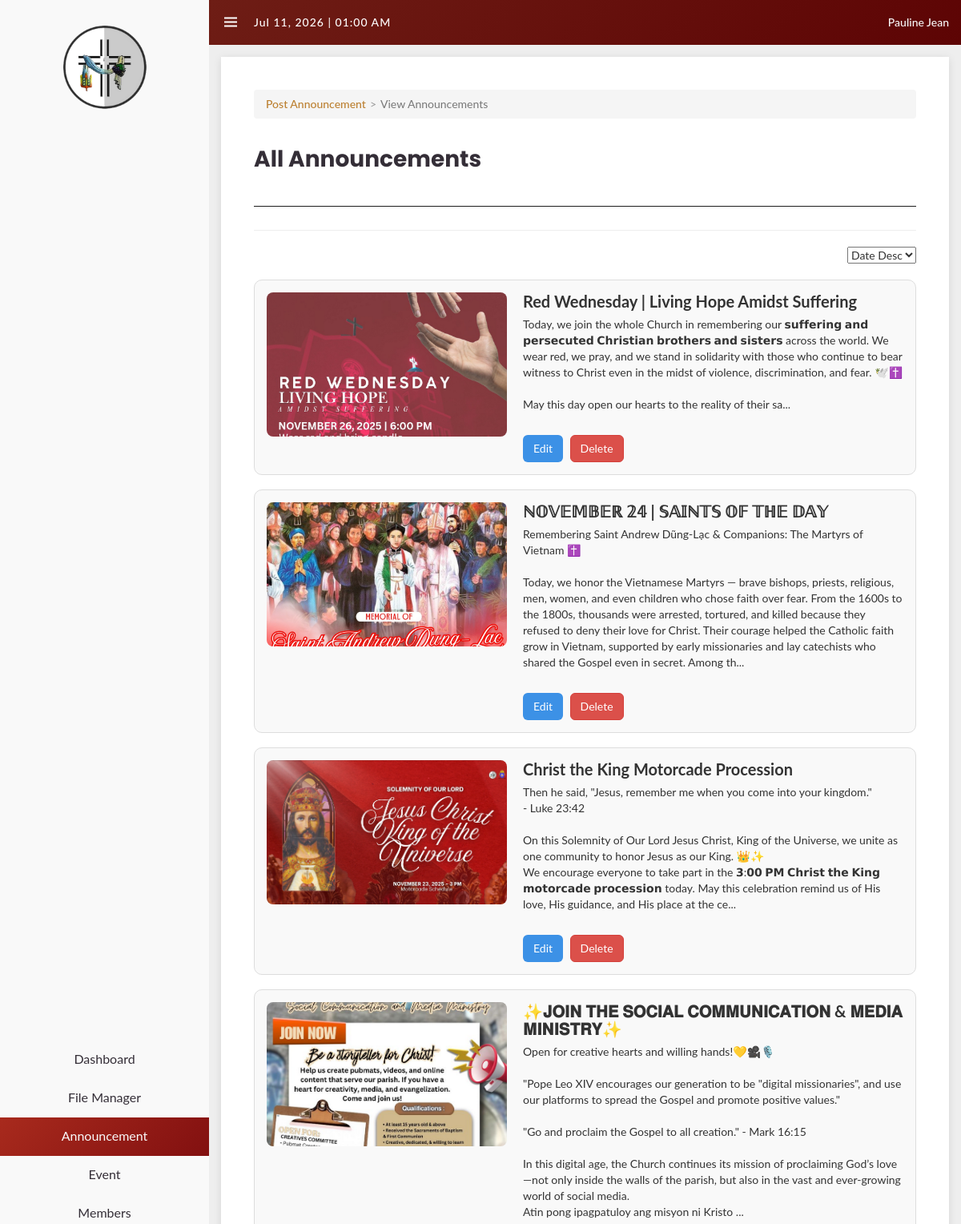
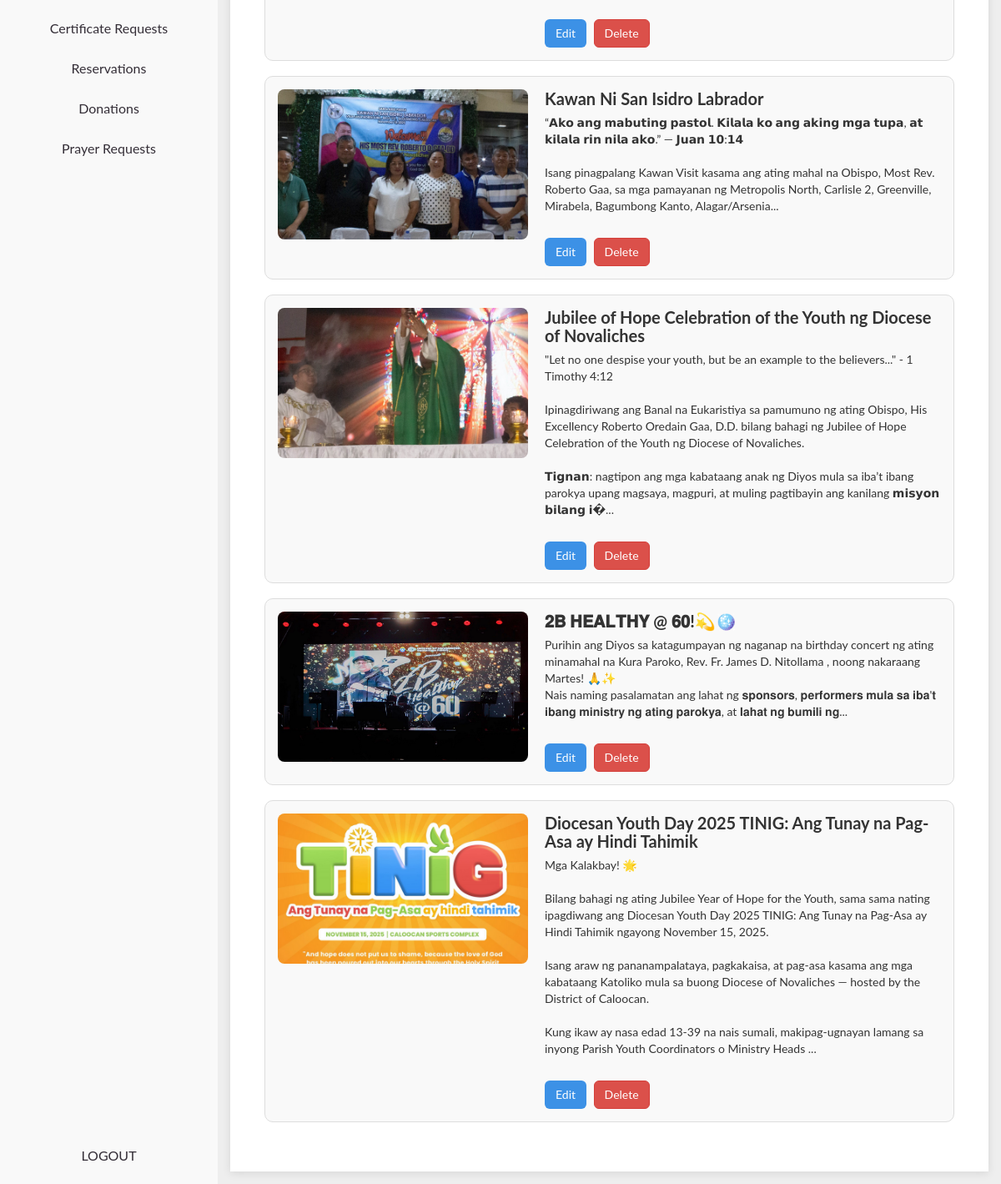
The page /private/stk/all_announcements.php (signed in) on the database its author committed (2 pictures, top to bottom).
### tables this page shows
CREATE TABLE `announcements` (
  `ann_id` int(11) NOT NULL,
  `title` varchar(100) NOT NULL,
  `image_path` varchar(300) DEFAULT NULL,
  `content` text NOT NULL,
  `date_posted` timestamp NOT NULL DEFAULT current_timestamp(),
  `posted_by` int(11) DEFAULT NULL
);

### private/stk/all_announcements.php (the view, shortened to what this page needs)
<?php
require_once 'dbconfig.php';
$admin_name = !empty($_SESSION['givenname']) ? $_SESSION['givenname'] : $_SESSION['username'];
$orderBy = 'date_posted DESC';
$stmt = $dbh->prepare("SELECT * FROM announcements ORDER BY $orderBy");
$stmt->execute();
$announcements = $stmt->fetchAll(PDO::FETCH_ASSOC);
?>
<!DOCTYPE html>
<html lang="en">
<head>
<link href="https://maxcdn.bootstrapcdn.com/bootstrap/3.3.0/css/bootstrap.min.css" rel="stylesheet" />
<link href='https://unpkg.com/boxicons@2.0.9/css/boxicons.min.css' rel='stylesheet'>
<link href='../../stylesheets/private/navbar.css' rel='stylesheet'>
<link rel="stylesheet" href="../../stylesheets/private/all_ann.css" />
</head>
<body>
<section id="sidebar" <?php if ($hideSidebar) echo 'class="hide"'; ?>>
    <a href="#" class="label">
        <img src="../santa krus logo.png" alt="Logo" class="logo" />
    </a>
    <ul class="side-menu top">
            <li><a href="../dashboard.php"><span class="text">Dashboard</span></a></li>
            <li><a href="filemanager.php"><span class="text">File Manager</span></a></li>
            <li class="active"><a href="announcement.php"><span class="text">Announcement</span></a></li>
            <li><a href="../event.php"><span class="text">Event</span></a></li>
            <li><a href="members.php"><span class="text">Members</span></a></li>
            <li><a href="../sacraments/certificate_req/certificate_request.php"><span class="text">Certificate Requests</span></a></li>
            <li><a href="../sacraments/sacrament_dashboard.php"><span class="text">Reservations</span></a></li>
            <li><a href="../donations.php" data-section="dashboard"><span class="text">Donations</span></a></li>
            <li><a href="../prayer_admin.php"><span class="text">Prayer Requests</span></a></li>
        </ul>
        <ul class="side-menu">
            <li><a href="../logout.php" class="logout"><span class="text">LOGOUT</span></a></li>
        </ul>
</section>
<section id="content">
<nav>
<i class='bx bx-menu'></i>
<div id="datetime"></div>
<ul>
    <li class="li-dropdown">
      <a href="#"><span class="greeting"><?php echo htmlspecialchars($admin_name); ?></span></a>
  </li>
</ul>
</nav>
<div class="main-content">
  <div class="breadcrumb">
      <a href="announcement.php">Post Announcement</a><span>View Announcements</span>
  </div>
  <div class="page-header">
  <h1>All Announcements</h1>
  <hr class="divider">
  </div>
  <form method="GET" class="filter">
    <select name="filter" onchange="this.form.submit()">
      <option value="date_desc" <?= (isset($_GET['filter']) && $_GET['filter']=='date_desc')?'selected':'' ?>>Date Desc</option>
    </select>
  </form>
  <?php foreach($announcements as $ann): ?>
  <div class="announcement-card">
    <?php if($ann['image_path']): ?>
      <img src="<?= $ann['image_path'] ?>" alt="">
    <?php else: ?>
      <div style="width:300px; height:180px; background:#ccc; display:flex; align-items:center; justify-content:center; border-radius:8px;">No Image</div>
    <?php endif; ?>
    <div class="ann-text">
      <h4><?= htmlspecialchars($ann['title']) ?></h4>
      <p><?= nl2br(htmlspecialchars(substr($ann['content'],0,500))) ?>...</p>
      <a href="edit_announcement.php?id=<?= $ann['ann_id'] ?>" class="btn">Edit</a>
      <a href="?delete_id=<?= $ann['ann_id'] ?>" class="btn btn-danger" onclick="return confirm('Delete this announcement?')">Delete</a>
    </div>
  </div>
  <?php endforeach; ?>
</div>
</section>
</body>
</html>

### stylesheets/private/navbar.css (style rules this page uses)
* { margin: 0; padding: 0; box-sizing: border-box; }
.divider { border-top: 1px solid #1d1d1d; width: 100%; }
a { text-decoration: none; }
li { list-style: none; }
:root { --poppins: 'Poppins', sans-serif; --lato: 'Lato', sans-serif; --light: #F9F9F9; --blue: #3C91E6; --light-blue: #4c8ec8; --grey: #eee; --dark-grey: #AAAAAA; --dark: #342E37; --red: #DB504A; --green: #418033; --success: #16a34a; --warning: #f59e0b; --danger: #dc2626; }
html, body { height: 100%; overflow-x: hidden; }
body { background: var(--grey); font-family: var(--lato); }
#sidebar { position: fixed; top: 0; left: 0; width: 261px; height: 100%; background: var(--light); z-index: 2000; transition: .3s ease; display: flex; flex-direction: column; justify-content: space-between; padding: 0; }
#sidebar .label { height: 150px; display: flex; align-items: center; justify-content: center; padding-top: 20px; }
#sidebar .label .logo { width: 100%; height: 100%; object-fit: contain; }
#sidebar .side-menu { width: 100%; }
#sidebar .side-menu li { height: 48px; }
#sidebar .side-menu li a { display: flex; align-items: center; justify-content: center; height: 100%; font-size: 16px; color: var(--dark); text-decoration: none; }
#sidebar .side-menu li.active { background: var(--grey); }
#content { position: relative; width: calc(100% - 261px); left: 261px; transition: .3s ease; min-width: 0; }
#content nav { height: 56px; background: linear-gradient(135deg, #6e1d15, #5d0404); padding: 0 15px; display: flex; align-items: center; justify-content: space-between; grid-gap: 16px; position: sticky; top: 0; z-index: 1000; }
#content nav .bx { font-size: 24px; color: white; cursor: pointer; }
#content nav #datetime { color: white; font-size: 14px; font-weight: 500; letter-spacing: 1px; margin-left: 1px; flex-grow: 1; }
.greeting { color: var(--light); font-weight: 500; }
.li-dropdown { position: relative; margin-top: 10px; }
#sidebar .side-menu li.active a, #sidebar .side-menu li.active a:hover { background: linear-gradient(135deg, #a82a1d, #821010); color: var(--light); }
.main-content { background: white; padding: 41px; box-shadow: 0 2px 10px rgba(0, 0, 0, 0.1); margin: 15px; }
.main-content h1 { font-family: var(--poppins); font-size: 28px; font-weight: 700; color: var(--dark); margin-bottom: 16px; }
.page-header { display: flex; justify-content: space-between; align-items: center; flex-wrap: wrap; gap: 16px; margin-top: -4px; }
.page-header h1 { font-size: 28px; font-weight: 700; margin-bottom: 6px }
.breadcrumb a { color: #bc8031; text-decoration: none; font-weight: 500; transition: color 0.3s; }
.breadcrumb span { color: #777; }
.breadcrumb span::before { content: ">"; margin: 0 5px; color: #999; }

### stylesheets/private/all_ann.css (style rules this page uses)
.announcement-card { width: 100%; background: var(--light); padding: 15px; border-radius: 10px; display: flex; align-items: flex-start; gap: 20px; border: 1px solid #ddd; margin-bottom: 18px; }
.announcement-card img { width: 300px; height: 180px; object-fit: cover; border-radius: 8px; }
.ann-text { flex: 1; }
.ann-text h4 { margin: 0; font-size: 20px; font-weight: bold; }
.ann-text p { margin: 8px 0; }
.btn { display: inline-block; padding: 6px 12px; border-radius: 6px; text-decoration: none; color: white; background: var(--blue); margin-right: 5px; margin-top: 20px; }
.btn-danger { background: var(--red); }
.filter { margin-bottom: 20px; display: flex; justify-content: flex-end; gap: 10px; }

### rows shown on the page
announcements: image_path (picture), title "Red Wednesday | Living Hope Amidst Suffering", content "Today, we join the whole Church in remembering our 𝘀𝘂𝗳𝗳𝗲𝗿𝗶𝗻𝗴 𝗮𝗻𝗱 𝗽𝗲𝗿𝘀𝗲𝗰𝘂𝘁𝗲𝗱 𝗖𝗵𝗿𝗶𝘀𝘁𝗶𝗮𝗻 𝗯𝗿𝗼𝘁𝗵𝗲𝗿𝘀 𝗮𝗻𝗱 𝘀𝗶𝘀𝘁𝗲𝗿𝘀 across the world. We wear red, we pray, and we stand in solidarity with those who continue to bear witness to Christ even in the midst of violence, discrimination, and fear. 🕊️✝️ May this day open our hearts to the reality of their sa"
announcements: image_path (picture), title "ℕ𝕆𝕍𝔼𝕄𝔹𝔼ℝ 𝟚𝟜 | 𝕊𝔸𝕀ℕ𝕋𝕊 𝕆𝔽 𝕋ℍ𝔼 𝔻𝔸𝕐", content "Remembering Saint Andrew Dũng-Lạc & Companions: The Martyrs of Vietnam ✝️ Today, we honor the Vietnamese Martyrs — brave bishops, priests, religious, men, women, and even children who chose faith over fear. From the 1600s to the 1800s, thousands were arrested, tortured, and killed because they refused to deny their love for Christ. Their courage helped the Catholic faith grow in Vietnam, supported by early missionaries and lay catechists who shared the Gospel even in secret. Among th"
announcements: image_path (picture), title "Christ the King Motorcade Procession", content "Then he said, \"Jesus, remember me when you come into your kingdom.\" - Luke 23:42 On this Solemnity of Our Lord Jesus Christ, King of the Universe, we unite as one community to honor Jesus as our King. 👑✨ We encourage everyone to take part in the 𝟯:𝟬𝟬 𝗣𝗠 𝗖𝗵𝗿𝗶𝘀𝘁 𝘁𝗵𝗲 𝗞𝗶𝗻𝗴 𝗺𝗼𝘁𝗼𝗿𝗰𝗮𝗱𝗲 𝗽𝗿𝗼𝗰𝗲𝘀𝘀𝗶𝗼𝗻 today. May this celebration remind us of His love, His guidance, and His place at the ce"
announcements: image_path (picture), title "✨𝐉𝐎𝐈𝐍 𝐓𝐇𝐄 𝐒𝐎𝐂𝐈𝐀𝐋 𝐂𝐎𝐌𝐌𝐔𝐍𝐈𝐂𝐀𝐓𝐈𝐎𝐍 & 𝐌𝐄𝐃𝐈𝐀 𝐌𝐈𝐍𝐈𝐒𝐓𝐑𝐘✨", content "Open for creative hearts and willing hands!💛🎥🎙️ \"Pope Leo XIV encourages our generation to be \"digital missionaries\", and use our platforms to spread the Gospel and promote positive values.\" \"Go and proclaim the Gospel to all creation.\" - Mark 16:15 In this digital age, the Church continues its mission of proclaiming God’s love—not only inside the walls of the parish, but also in the vast and ever-growing world of social media. Atin pong ipagpatuloy ang misyon ni Kristo"
announcements: image_path (picture), title "Kawan Ni San Isidro Labrador", content "“𝗔𝗸𝗼 𝗮𝗻𝗴 𝗺𝗮𝗯𝘂𝘁𝗶𝗻𝗴 𝗽𝗮𝘀𝘁𝗼𝗹. 𝗞𝗶𝗹𝗮𝗹𝗮 𝗸𝗼 𝗮𝗻𝗴 𝗮𝗸𝗶𝗻𝗴 𝗺𝗴𝗮 𝘁𝘂𝗽𝗮, 𝗮𝘁 𝗸𝗶𝗹𝗮𝗹𝗮 𝗿𝗶𝗻 𝗻𝗶𝗹𝗮 𝗮𝗸𝗼.” — 𝗝𝘂𝗮𝗻 𝟭𝟬:𝟭𝟰 Isang pinagpalang Kawan Visit kasama ang ating mahal na Obispo, Most Rev. Roberto Gaa, sa mga pamayanan ng Metropolis North, Carlisle 2, Greenville, Mirabela, Bagumbong Kanto, Alagar/Arsenia"
announcements: image_path (picture), title "Jubilee of Hope Celebration of the Youth ng Diocese of Novaliches", content "\"Let no one despise your youth, but be an example to the believers...\" - 1 Timothy 4:12 Ipinagdiriwang ang Banal na Eukaristiya sa pamumuno ng ating Obispo, His Excellency Roberto Oredain Gaa, D.D. bilang bahagi ng Jubilee of Hope Celebration of the Youth ng Diocese of Novaliches. 𝗧𝗶𝗴𝗻𝗮𝗻: nagtipon ang mga kabataang anak ng Diyos mula sa iba’t ibang parokya upang magsaya, magpuri, at muling pagtibayin ang kanilang 𝗺𝗶𝘀𝘆𝗼𝗻 𝗯𝗶𝗹𝗮𝗻𝗴 𝗶�"
announcements: image_path (picture), title "𝟐𝐁 𝐇𝐄𝐀𝐋𝐓𝐇𝐘 @ 𝟔𝟎!💫🪩", content "Purihin ang Diyos sa katagumpayan ng naganap na birthday concert ng ating minamahal na Kura Paroko, Rev. Fr. James D. Nitollama , noong nakaraang Martes! 🙏✨ Nais naming pasalamatan ang lahat ng 𝐬𝐩𝐨𝐧𝐬𝐨𝐫𝐬, 𝐩𝐞𝐫𝐟𝐨𝐫𝐦𝐞𝐫𝐬 𝐦𝐮𝐥𝐚 𝐬𝐚 𝐢𝐛𝐚'𝐭 𝐢𝐛𝐚𝐧𝐠 𝐦𝐢𝐧𝐢𝐬𝐭𝐫𝐲 𝐧𝐠 𝐚𝐭𝐢𝐧𝐠 𝐩𝐚𝐫𝐨𝐤𝐲𝐚, at 𝐥𝐚𝐡𝐚𝐭 𝐧𝐠 𝐛𝐮𝐦𝐢𝐥𝐢 𝐧𝐠"
announcements: image_path (picture), title "Diocesan Youth Day 2025 TINIG: Ang Tunay na Pag-Asa ay Hindi Tahimik", content "Mga Kalakbay! 🌟 Bilang bahagi ng ating Jubilee Year of Hope for the Youth, sama sama nating ipagdiwang ang Diocesan Youth Day 2025 TINIG: Ang Tunay na Pag-Asa ay Hindi Tahimik ngayong November 15, 2025. Isang araw ng pananampalataya, pagkakaisa, at pag-asa kasama ang mga kabataang Katoliko mula sa buong Diocese of Novaliches — hosted by the District of Caloocan. Kung ikaw ay nasa edad 13-39 na nais sumali, makipag-ugnayan lamang sa inyong Parish Youth Coordinators o Ministry Heads"

### other values the page prints
$admin_name "Pauline Jean"
